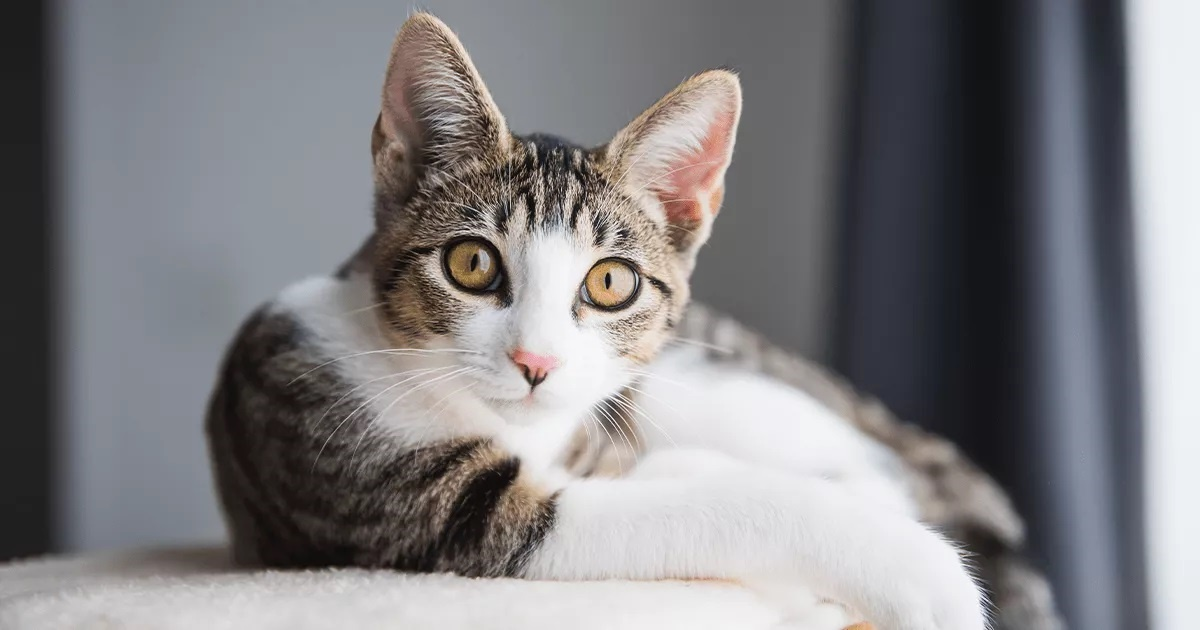
#> input picture image.jpg, 1200 x 630 px
$ python image_resize.py
#> lines starting #> are read from the running program, lines starting #| are printed output that depends on the picture
import cv2

img = cv2.imread('image.jpg')
#> img is the input picture: shape (630, 1200, 3); mean B, G, R 130.2, 127.4, 128.7

# 1. 이미지 크기 조절(가로400, 세로300 픽셀로 고정)
resized_img = cv2.resize(img, (400,300))
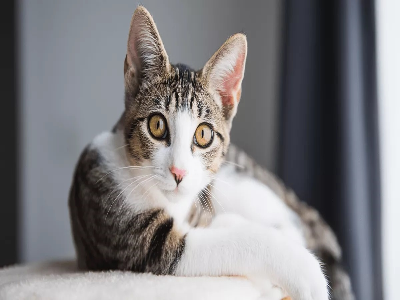
#> resized_img: shape (300, 400, 3); mean B, G, R 130.2, 127.4, 128.6

# 2. 이미지 크기 조절 (비율로 조절 - 0.5배)
resized_ratio = cv2.resize(img, (0, 0), fx=0.5, fy=0.5)

# 3. 이미지 자르기(Clipped / Crop)
# NumPy 배열 슬라이싱 사용 [y축 시작: y축 끝, x축 시작: x축 끝]

cropped_img = img[100:400, 200:500]
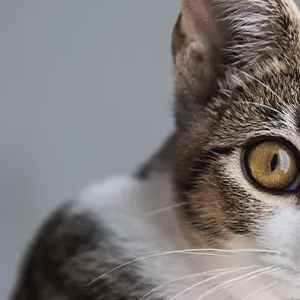
#> cropped_img: shape (300, 300, 3); mean B, G, R 120.4, 120.9, 124.6

cv2.imshow('Resized', resized_img)
cv2.imshow('ratio', resized_ratio)
cv2.imshow('Cropped', cropped_img)
cv2.waitKey(0)
cv2.destroyAllWindows()
